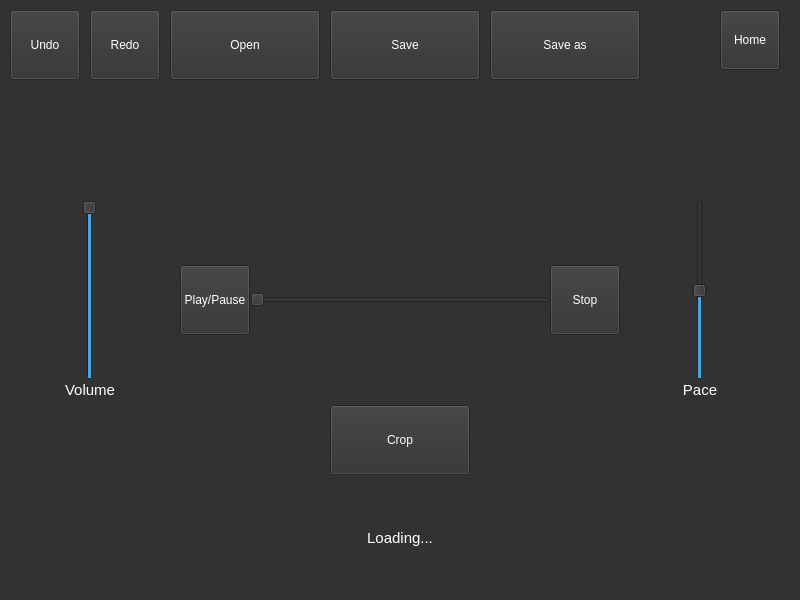
<?xml version="1.0" encoding="UTF-8"?>
<ui version="4.0">
 <class>MainWindow</class>
 <widget class="QMainWindow" name="MainWindow">
  <property name="geometry">
   <rect>
    <x>0</x>
    <y>0</y>
    <width>800</width>
    <height>600</height>
   </rect>
  </property>
  <property name="windowTitle">
   <string>Audio Editor</string>
  </property>
  <property name="styleSheet">
   <string notr="true">background-color: #323232</string>
  </property>
  <widget class="QWidget" name="centralwidget">
   <widget class="QSlider" name="rewind_slider">
    <property name="geometry">
     <rect>
      <x>250</x>
      <y>265</y>
      <width>300</width>
      <height>70</height>
     </rect>
    </property>
    <property name="maximum">
     <number>1000</number>
    </property>
    <property name="pageStep">
     <number>100</number>
    </property>
    <property name="orientation">
     <enum>Qt::Horizontal</enum>
    </property>
   </widget>
   <widget class="QPushButton" name="play_pause_btn">
    <property name="geometry">
     <rect>
      <x>180</x>
      <y>265</y>
      <width>70</width>
      <height>70</height>
     </rect>
    </property>
    <property name="styleSheet">
     <string notr="true">color: white</string>
    </property>
    <property name="text">
     <string>Play/Pause</string>
    </property>
    <property name="icon">
     <iconset theme="icons/audio_play_btn_icon.ico">
      <normaloff>../../../.designer/backup</normaloff>../../../.designer/backup</iconset>
    </property>
   </widget>
   <widget class="QPushButton" name="stop_btn">
    <property name="geometry">
     <rect>
      <x>550</x>
      <y>265</y>
      <width>70</width>
      <height>70</height>
     </rect>
    </property>
    <property name="styleSheet">
     <string notr="true">color: white</string>
    </property>
    <property name="text">
     <string>Stop</string>
    </property>
   </widget>
   <widget class="QPushButton" name="open_btn">
    <property name="geometry">
     <rect>
      <x>170</x>
      <y>10</y>
      <width>150</width>
      <height>70</height>
     </rect>
    </property>
    <property name="styleSheet">
     <string notr="true">color: white;</string>
    </property>
    <property name="text">
     <string>Open</string>
    </property>
   </widget>
   <widget class="QSlider" name="volume_slider">
    <property name="geometry">
     <rect>
      <x>80</x>
      <y>200</y>
      <width>20</width>
      <height>180</height>
     </rect>
    </property>
    <property name="maximum">
     <number>100</number>
    </property>
    <property name="value">
     <number>100</number>
    </property>
    <property name="orientation">
     <enum>Qt::Vertical</enum>
    </property>
   </widget>
   <widget class="QSlider" name="pace_slider">
    <property name="geometry">
     <rect>
      <x>690</x>
      <y>200</y>
      <width>20</width>
      <height>180</height>
     </rect>
    </property>
    <property name="minimum">
     <number>1</number>
    </property>
    <property name="maximum">
     <number>100</number>
    </property>
    <property name="singleStep">
     <number>1</number>
    </property>
    <property name="pageStep">
     <number>1</number>
    </property>
    <property name="value">
     <number>50</number>
    </property>
    <property name="orientation">
     <enum>Qt::Vertical</enum>
    </property>
   </widget>
   <widget class="QPushButton" name="save_btn">
    <property name="geometry">
     <rect>
      <x>330</x>
      <y>10</y>
      <width>150</width>
      <height>70</height>
     </rect>
    </property>
    <property name="styleSheet">
     <string notr="true">color: white;</string>
    </property>
    <property name="text">
     <string>Save</string>
    </property>
   </widget>
   <widget class="QPushButton" name="save_as_btn">
    <property name="geometry">
     <rect>
      <x>490</x>
      <y>10</y>
      <width>150</width>
      <height>70</height>
     </rect>
    </property>
    <property name="styleSheet">
     <string notr="true">color: white;</string>
    </property>
    <property name="text">
     <string>Save as</string>
    </property>
   </widget>
   <widget class="QLabel" name="label">
    <property name="geometry">
     <rect>
      <x>65</x>
      <y>380</y>
      <width>50</width>
      <height>20</height>
     </rect>
    </property>
    <property name="font">
     <font>
      <pointsize>11</pointsize>
     </font>
    </property>
    <property name="styleSheet">
     <string notr="true">color: white</string>
    </property>
    <property name="text">
     <string>Volume</string>
    </property>
    <property name="alignment">
     <set>Qt::AlignCenter</set>
    </property>
   </widget>
   <widget class="QLabel" name="label_2">
    <property name="geometry">
     <rect>
      <x>675</x>
      <y>380</y>
      <width>50</width>
      <height>20</height>
     </rect>
    </property>
    <property name="font">
     <font>
      <pointsize>11</pointsize>
     </font>
    </property>
    <property name="styleSheet">
     <string notr="true">color: white</string>
    </property>
    <property name="text">
     <string>Pace</string>
    </property>
    <property name="alignment">
     <set>Qt::AlignCenter</set>
    </property>
   </widget>
   <widget class="QPushButton" name="crop_btn">
    <property name="geometry">
     <rect>
      <x>330</x>
      <y>405</y>
      <width>140</width>
      <height>70</height>
     </rect>
    </property>
    <property name="styleSheet">
     <string notr="true">color: white</string>
    </property>
    <property name="text">
     <string>Crop</string>
    </property>
   </widget>
   <widget class="QPushButton" name="home_btn">
    <property name="geometry">
     <rect>
      <x>720</x>
      <y>10</y>
      <width>60</width>
      <height>60</height>
     </rect>
    </property>
    <property name="styleSheet">
     <string notr="true">color: white</string>
    </property>
    <property name="text">
     <string>Home</string>
    </property>
   </widget>
   <widget class="QLabel" name="loading_label">
    <property name="geometry">
     <rect>
      <x>350</x>
      <y>520</y>
      <width>100</width>
      <height>35</height>
     </rect>
    </property>
    <property name="font">
     <font>
      <pointsize>11</pointsize>
     </font>
    </property>
    <property name="styleSheet">
     <string notr="true">color: white</string>
    </property>
    <property name="text">
     <string>Loading...</string>
    </property>
    <property name="alignment">
     <set>Qt::AlignCenter</set>
    </property>
   </widget>
   <widget class="QPushButton" name="undo_btn">
    <property name="enabled">
     <bool>false</bool>
    </property>
    <property name="geometry">
     <rect>
      <x>10</x>
      <y>10</y>
      <width>70</width>
      <height>70</height>
     </rect>
    </property>
    <property name="styleSheet">
     <string notr="true">color: white</string>
    </property>
    <property name="text">
     <string>Undo</string>
    </property>
    <property name="checkable">
     <bool>false</bool>
    </property>
    <property name="autoExclusive">
     <bool>false</bool>
    </property>
   </widget>
   <widget class="QPushButton" name="redo_btn">
    <property name="enabled">
     <bool>false</bool>
    </property>
    <property name="geometry">
     <rect>
      <x>90</x>
      <y>10</y>
      <width>70</width>
      <height>70</height>
     </rect>
    </property>
    <property name="styleSheet">
     <string notr="true">color: white</string>
    </property>
    <property name="text">
     <string>Redo</string>
    </property>
    <property name="checkable">
     <bool>false</bool>
    </property>
    <property name="autoExclusive">
     <bool>false</bool>
    </property>
   </widget>
  </widget>
  <widget class="QMenuBar" name="menubar">
   <property name="geometry">
    <rect>
     <x>0</x>
     <y>0</y>
     <width>800</width>
     <height>18</height>
    </rect>
   </property>
  </widget>
  <widget class="QStatusBar" name="statusbar"/>
 </widget>
 <resources/>
 <connections/>
</ui>
